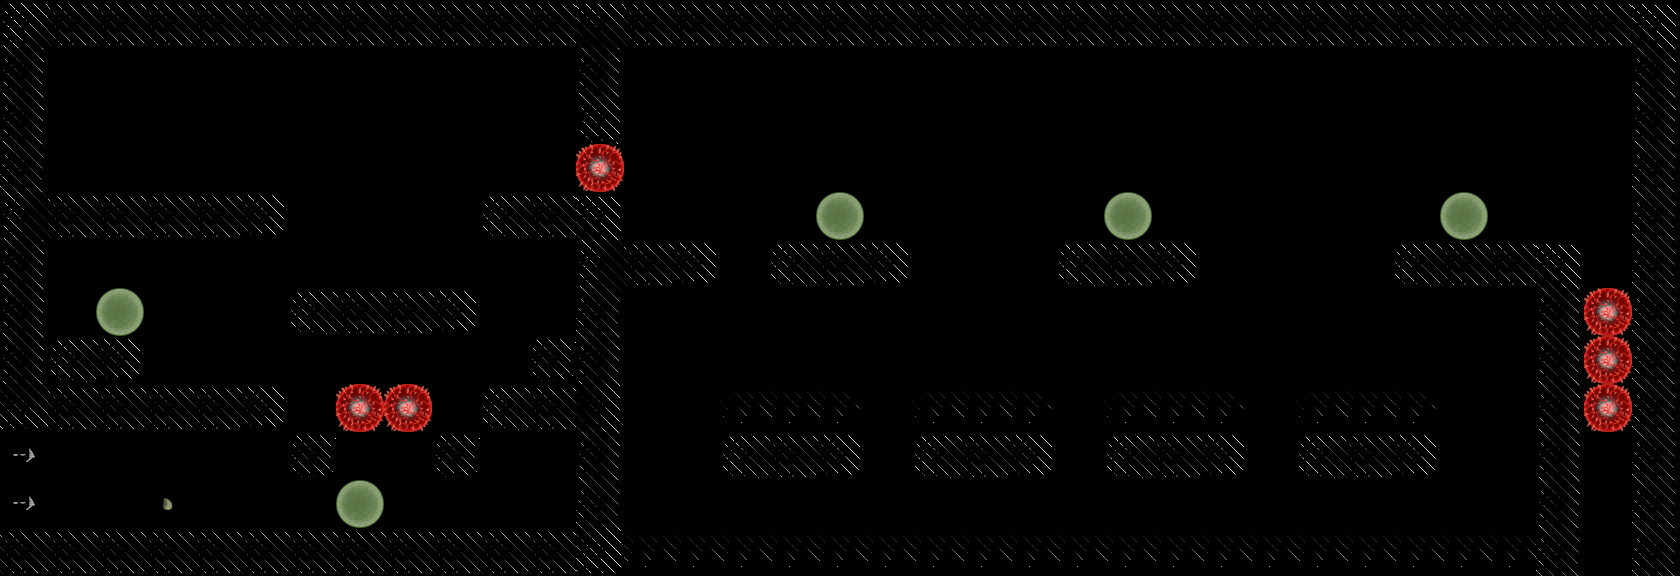

A 2D game scene composited from a Tiled map and its tileset images. What follows is a short description and the map's XML, with each tile layer's data collapsed to a summary:
An orthogonal 35x12 tile map with 48x48 px tiles, 2 tile layers (Tiles, Objects), 2 tilesets.

<map version="1.0" orientation="orthogonal" width="35" height="12" tilewidth="48" tileheight="48">
 <tileset firstgid="1" name="objects" tilewidth="48" tileheight="48">
  <image source="img/tiles/objects.png" width="192" height="192" />
  <tile id="0">
   <properties>
    <property name="components" value="Player" />
    <property name="object" value="" />
   </properties>
  </tile>
  <tile id="1">
   <properties>
    <property name="components" value="Finish" />
    <property name="object" value="" />
   </properties>
  </tile>
  <tile id="2">
   <properties>
    <property name="components" value="Dead" />
    <property name="object" value="" />
   </properties>
  </tile>
  <tile id="3">
   <properties>
    <property name="components" value="Wall" />
    <property name="object" value="" />
   </properties>
  </tile>
  <tile id="4">
   <properties>
    <property name="components" value="CellNormal" />
    <property name="object" value="" />
   </properties>
  </tile>
  <tile id="5">
   <properties>
    <property name="components" value="CellJump" />
    <property name="object" value="" />
   </properties>
  </tile>
  <tile id="6">
   <properties>
    <property name="components" value="VirusRotating" />
   </properties>
  </tile>
  <tile id="8">
   <properties>
    <property name="components" value="CellNormal" />
    <property name="object" value="" />
   </properties>
  </tile>
 </tileset>
 <tileset firstgid="17" name="standard" tilewidth="48" tileheight="48">
  <image source="img/tiles/standard.png" width="384" height="384" />
  <tile id="13">
   <properties>
    <property name="components" value="Finish" />
   </properties>
  </tile>
  <tile id="14">
   <properties>
    <property name="components" value="Finish" />
   </properties>
  </tile>
  <tile id="21">
   <properties>
    <property name="components" value="Finish" />
   </properties>
  </tile>
  <tile id="29">
   <properties>
    <property name="components" value="Finish" />
   </properties>
  </tile>
 </tileset>
 <layer name="Tiles" width="35" height="12">
  <data>[420 cells, 169 non-empty, 20 distinct tile ids]</data>
 </layer>
 <layer name="Objects" width="35" height="12">
  <data>[420 cells, 169 non-empty, 5 distinct tile ids]</data>
 </layer>
</map>
